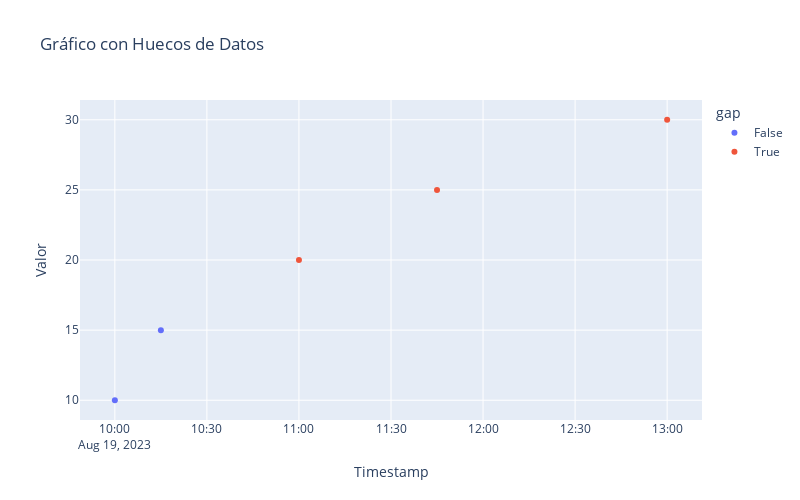

The cell this chart's notebook holds for it:
### Code cell
import plotly.express as px
import pandas as pd

# Ejemplo de datos de timestamp y valores
data = {
    'timestamp': [
        pd.Timestamp('2023-08-19 10:00:00'),
        pd.Timestamp('2023-08-19 10:15:00'),
        pd.Timestamp('2023-08-19 11:00:00'),
        pd.Timestamp('2023-08-19 11:45:00'),
        pd.Timestamp('2023-08-19 13:00:00')
    ],
    'value': [10, 15, 20, 25, 30]
}

df = pd.DataFrame(data)

# Calcula la diferencia entre los timestamps
df['time_diff'] = df['timestamp'].diff()

# Define una columna para indicar si hay un hueco de más de 30 minutos
df['gap'] = df['time_diff'] > pd.Timedelta(minutes=30)

# Crea el gráfico
fig = px.scatter(df, x='timestamp', y='value', 
                 title='Gráfico con Huecos de Datos',
                 color='gap',  # Usar la columna 'gap' para el color
                 labels={'timestamp': 'Timestamp', 'value': 'Valor'})
fig.update_layout(boxmode='overlay', width=800, height=500)
# Establece el estilo de trazado para los huecos
fig.update_traces(mode='lines', line=dict(dash='dot'), selector={'gap': True})

fig.show()

### Figure 1 — Plotly figure (JSON) as saved in the notebook; plotly's stock layout.template omitted (floating-point values rounded to 4 significant figures)
{"data": [{"hovertemplate": "gap=False<br>Timestamp=%{x}<br>Valor=%{y}<extra></extra>", "legendgroup": "False", "marker": {"color": "#636efa", "symbol": "circle"}, "mode": "markers", "name": "False", "orientation": "v", "showlegend": true, "type": "scatter", "x": ["2023-08-19T10:00:00", "2023-08-19T10:15:00"], "xaxis": "x", "y": [10, 15], "yaxis": "y"}, {"hovertemplate": "gap=True<br>Timestamp=%{x}<br>Valor=%{y}<extra></extra>", "legendgroup": "True", "marker": {"color": "#EF553B", "symbol": "circle"}, "mode": "markers", "name": "True", "orientation": "v", "showlegend": true, "type": "scatter", "x": ["2023-08-19T11:00:00", "2023-08-19T11:45:00", "2023-08-19T13:00:00"], "xaxis": "x", "y": [20, 25, 30], "yaxis": "y"}], "layout": {"boxmode": "overlay", "height": 500, "legend": {"title": {"text": "gap"}, "tracegroupgap": 0}, "title": {"text": "Gráfico con Huecos de Datos"}, "width": 800, "xaxis": {"anchor": "y", "autorange": true, "domain": [0, 1], "range": ["2023-08-19 09:48:38.2561", "2023-08-19 13:11:21.7439"], "title": {"text": "Timestamp"}, "type": "date"}, "yaxis": {"anchor": "x", "autorange": true, "domain": [0, 1], "range": [8.592, 31.41], "title": {"text": "Valor"}, "type": "linear"}}}
